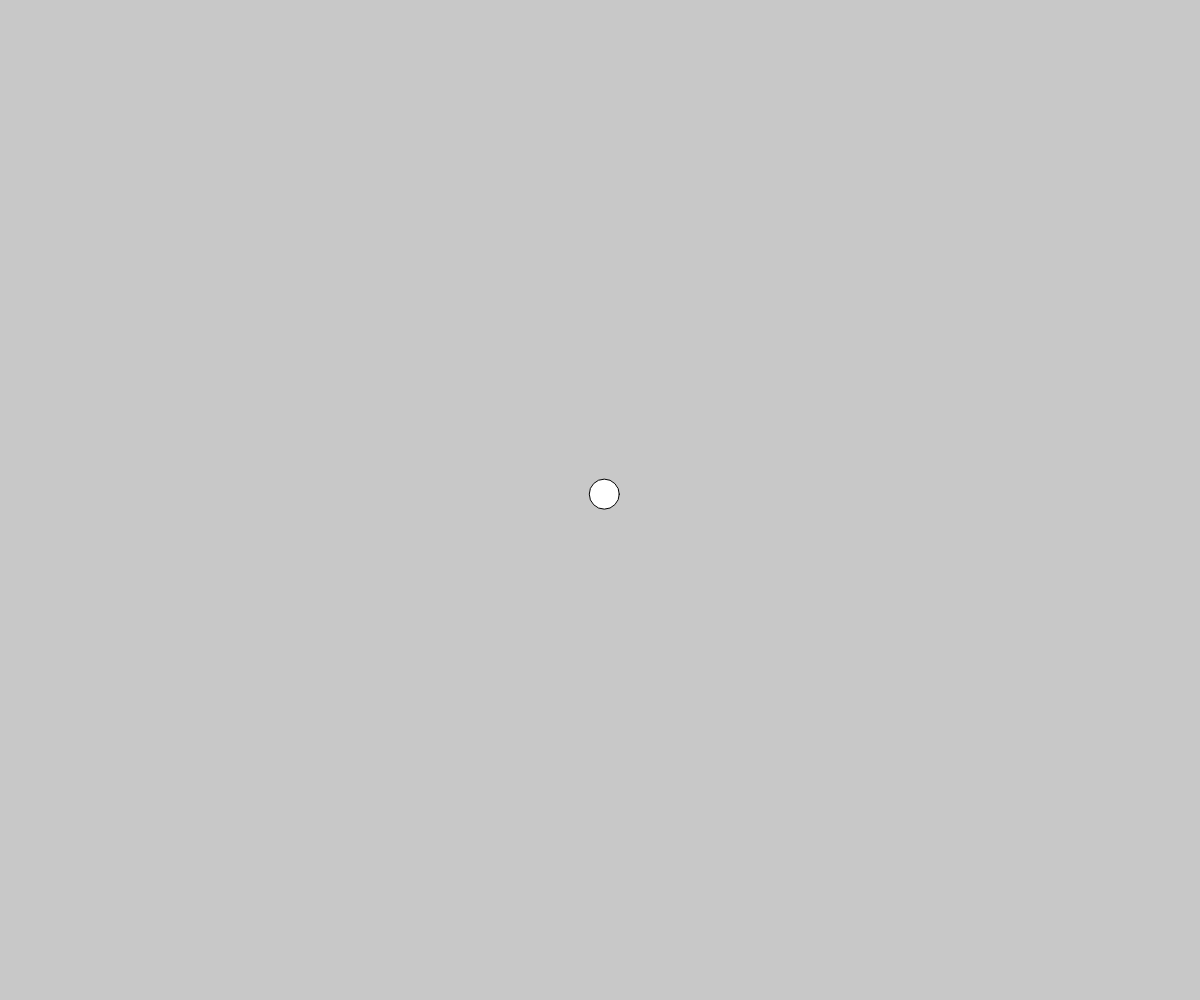
Frame 1 (no input)
Frame 60 (no input): blank canvas, image omitted
Frame 120 (the mouse pressed at the canvas centre since frame 60): blank canvas, image omitted

The p5.js sketch that drew this single still picture (run headless with seeded random() and noise() and a simulated clock; from frame 60 on, the mouse is pressed at the canvas centre):

// p5.js sketch
// ── sketch.js
let posizioneX, posizioneY

function setup() {
	createCanvas(windowWidth, windowHeight)

posizioneX = width/2
posizioneY = height/2

velX = random( -10, 10)
velY = random( -10, 10)

} 

function windowResized() {
	resizeCanvas(windowWidth, windowHeight)
}




function draw() {
	posizioneX = posizioneX + velX;
	posizioneY = posizioneY + velY;
	

	if (posizioneX >= width || posizioneX <0) {
      velX = -velX  
	}
	
	if (posizioneY >= height || posizioneY <0) {
		velY = -velY  

                   }
	background(200);



	circle(posizioneX, posizioneY, 30)
	
	
}
